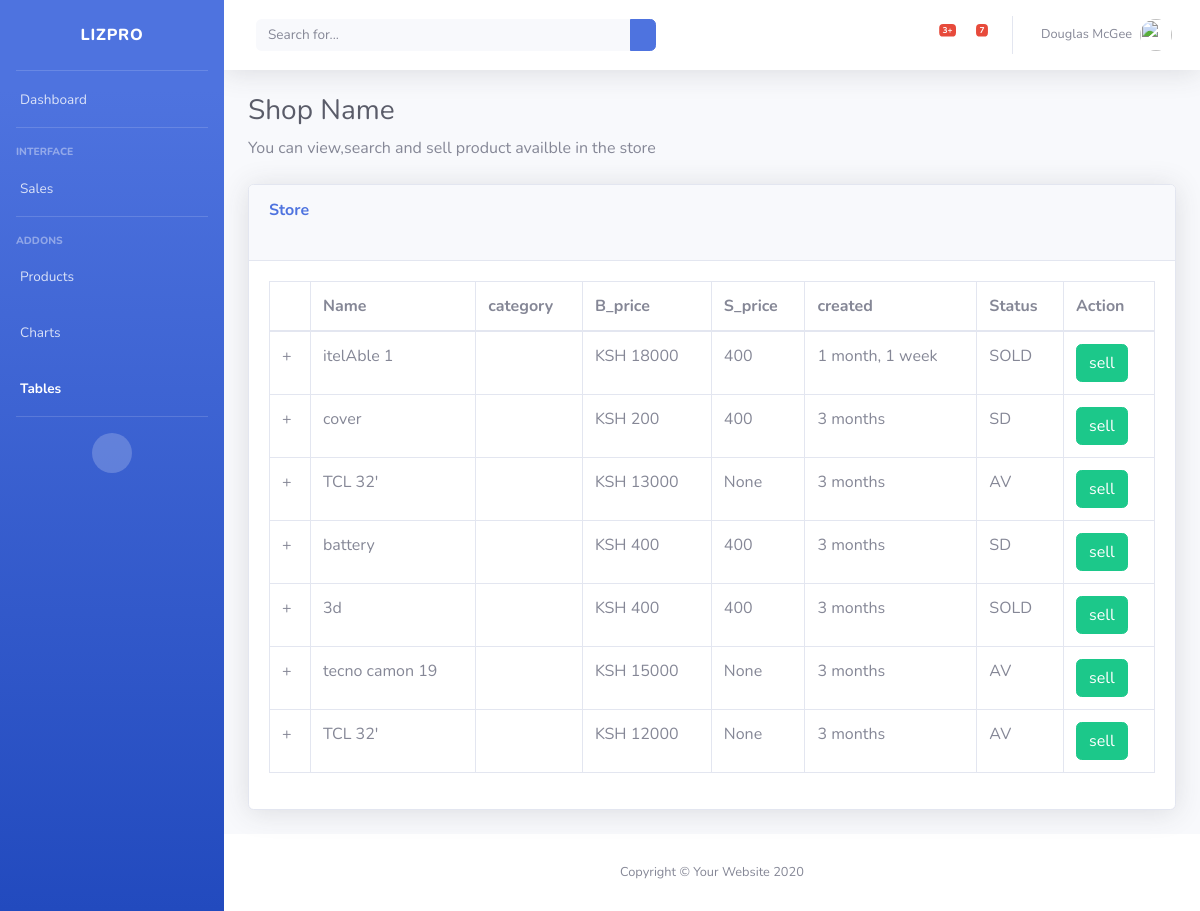
Page /tables on the committed database.
### store/models.py (models this page shows, shortened)
class Product(models.Model):
	class Status(models.TextChoices):
		SOLD= 'SD','Sold'
		RENT = 'RT','Rent'
		AVAILABLE = 'AV','Available'
	name= models.CharField(max_length=200)
	category=models.ManyToManyField(Category)
	buying_price=models.IntegerField()
	selling_price=models.IntegerField(null=True,blank=True)
	description=models.TextField()
	updated=models.DateTimeField(auto_now=True)
	created=models.DateTimeField(auto_now_add=True)
	status = models.CharField(max_length=3,
		  choices=Status.choices,default=Status.AVAILABLE)
	class Meta:
		ordering=['-updated','-created']

### store/views.py (the view)
# urls.py: path('tables',views.tables,name='tables'),
def tables(request):
	products=Product.objects.all()
	context={
	    'products':products
	}
	return render(request,'tables.html',context)

### store/templates/tables.html (shortened to what this page needs)
<!DOCTYPE html>
<html lang="en">
<head>
 {%load static %}
    <link href="{%static 'vendor/fontawesome-free/css/all.min.css' %" rel="stylesheet" type="text/css">
    <link href="{% static 'css/sb-admin-2.min.css' %}" rel="stylesheet">
    <link href="{% static 'vendor/datatables/dataTables.bootstrap4.min.css' %}" rel="stylesheet">
</head>
<body id="page-top">
    <div id="wrapper">
        <ul class="navbar-nav bg-gradient-primary sidebar sidebar-dark accordion" id="accordionSidebar">
            <a class="sidebar-brand d-flex align-items-center justify-content-center" href="index.html">
                <div class="sidebar-brand-text mx-3">LizPro</div>
            </a>
            <hr class="sidebar-divider my-0">
            <li class="nav-item">
                <a class="nav-link" href="index.html">
                    <span>Dashboard</span></a>
            </li>
            <hr class="sidebar-divider">
            <div class="sidebar-heading">
                Interface
            </div>
            <li class="nav-item">
                <a class="nav-link collapsed" href="#" data-toggle="collapse" data-target="#collapseTwo"
                    aria-expanded="true" aria-controls="collapseTwo">
                    <span>Sales</span>
                </a>
            </li>
            <hr class="sidebar-divider">
            <div class="sidebar-heading">
                Addons
            </div>
            <li class="nav-item">
                <a class="nav-link collapsed" href="#" data-toggle="collapse" data-target="#collapsePages"
                    aria-expanded="true" aria-controls="collapsePages">
                    <span>Products</span>
                </a>
            </li>
            <li class="nav-item">
                <a class="nav-link" href="charts.html">
                    <span>Charts</span></a>
            </li>
            <li class="nav-item active">
                <a class="nav-link" href="tables.html">
                    <span>Tables</span></a>
            </li>
            <hr class="sidebar-divider d-none d-md-block">
            <div class="text-center d-none d-md-inline">
                <button class="rounded-circle border-0" id="sidebarToggle"></button>
            </div>
        </ul>
        <div id="content-wrapper" class="d-flex flex-column">
            <div id="content">
                <nav class="navbar navbar-expand navbar-light bg-white topbar mb-4 static-top shadow">
                    <form
                        class="d-none d-sm-inline-block form-inline mr-auto ml-md-3 my-2 my-md-0 mw-100 navbar-search">
                        <div class="input-group">
                            <input type="text" class="form-control bg-light border-0 small" placeholder="Search for..."
                                aria-label="Search" aria-describedby="basic-addon2">
                            <div class="input-group-append">
                                <button class="btn btn-primary" type="button">
                                </button>
                            </div>
                        </div>
                    </form>
                    <ul class="navbar-nav ml-auto">
                        <li class="nav-item dropdown no-arrow mx-1">
                            <a class="nav-link dropdown-toggle" href="#" id="alertsDropdown" role="button"
                                data-toggle="dropdown" aria-haspopup="true" aria-expanded="false">
                                <span class="badge badge-danger badge-counter">3+</span>
                            </a>
                        </li>
                        <li class="nav-item dropdown no-arrow mx-1">
                            <a class="nav-link dropdown-toggle" href="#" id="messagesDropdown" role="button"
                                data-toggle="dropdown" aria-haspopup="true" aria-expanded="false">
                                <span class="badge badge-danger badge-counter">7</span>
                            </a>
                        </li>
                        <li class="nav-item dropdown no-arrow">
                            <a class="nav-link dropdown-toggle" href="#" id="userDropdown" role="button"
                                data-toggle="dropdown" aria-haspopup="true" aria-expanded="false">
                                <span class="mr-2 d-none d-lg-inline text-gray-600 small">Douglas McGee</span>
                                <img class="img-profile rounded-circle"
                                    src="img/undraw_profile.svg">
                            </a>
                        </li>
                    </ul>
                </nav>
                <div class="container-fluid">
                    <h1 class="h3 mb-2 text-gray-800">Shop Name</h1>
                    <p class="mb-4">You can view,search and sell product availble in the store</p>
                    <div class="card shadow mb-4">
                        <div class="card-header py-3">
                            <h6 class="m-0 font-weight-bold text-primary">Store</h6>
                        </div>
                        <div class="card-body">
                            <div class="table-responsive">
                                <table class="table table-bordered" id="dataTable" width="100%" cellspacing="0">
                                    <thead>
                                        <tr>
                                            <th></th>
                                            <th>Name</th>
                                            <th>category</th>
                                            <th>B_price</th>
                                            <th>S_price</th>
                                            <th>created</th>
                                            <th>Status</th>
                                            <th>Action</th>
                                        </tr>
                                    </thead>
                                    <tbody>
                                        {%for product in products %}
                                        <tr>
                                            <td>+</td>
                                            <td>{{product.name}}</td>
                                            <td>{{product.}}</td>
                                            <td>KSH {{product.buying_price}}</td>
                                            <td>{{product.selling_price}}</td>
                                            <td>{{product.created|timesince}}</td>
                                            <td>{{product.status}}</td>
                                            <td><a href="{% url 'sell' pk=product.id %}" class="btn btn-success">sell</a></td>
                                        </tr>
                                        {%endfor%}
                                    </tbody>
                                </table>
                            </div>
                        </div>
                    </div>
                </div>
            </div>
            <footer class="sticky-footer bg-white">
                <div class="container my-auto">
                    <div class="copyright text-center my-auto">
                        <span>Copyright &copy; Your Website 2020</span>
                    </div>
                </div>
            </footer>
        </div>
    </div>
</body>
</html>

### rows in the picture
Product: name "itelAble 1", buying_price "18000", selling_price "400", created "1 month, 1 week", status "SOLD"
Product: name "cover", buying_price "200", selling_price "400", created "3 months", status "SD"
Product: name "TCL 32'", buying_price "13000", selling_price "None", created "3 months", status "AV"
Product: name "battery", buying_price "400", selling_price "400", created "3 months", status "SD"
Product: name "3d", buying_price "400", selling_price "400", created "3 months", status "SOLD"
Product: name "tecno camon 19", buying_price "15000", selling_price "None", created "3 months", status "AV"
Product: name "TCL 32'", buying_price "12000", selling_price "None", created "3 months", status "AV"
